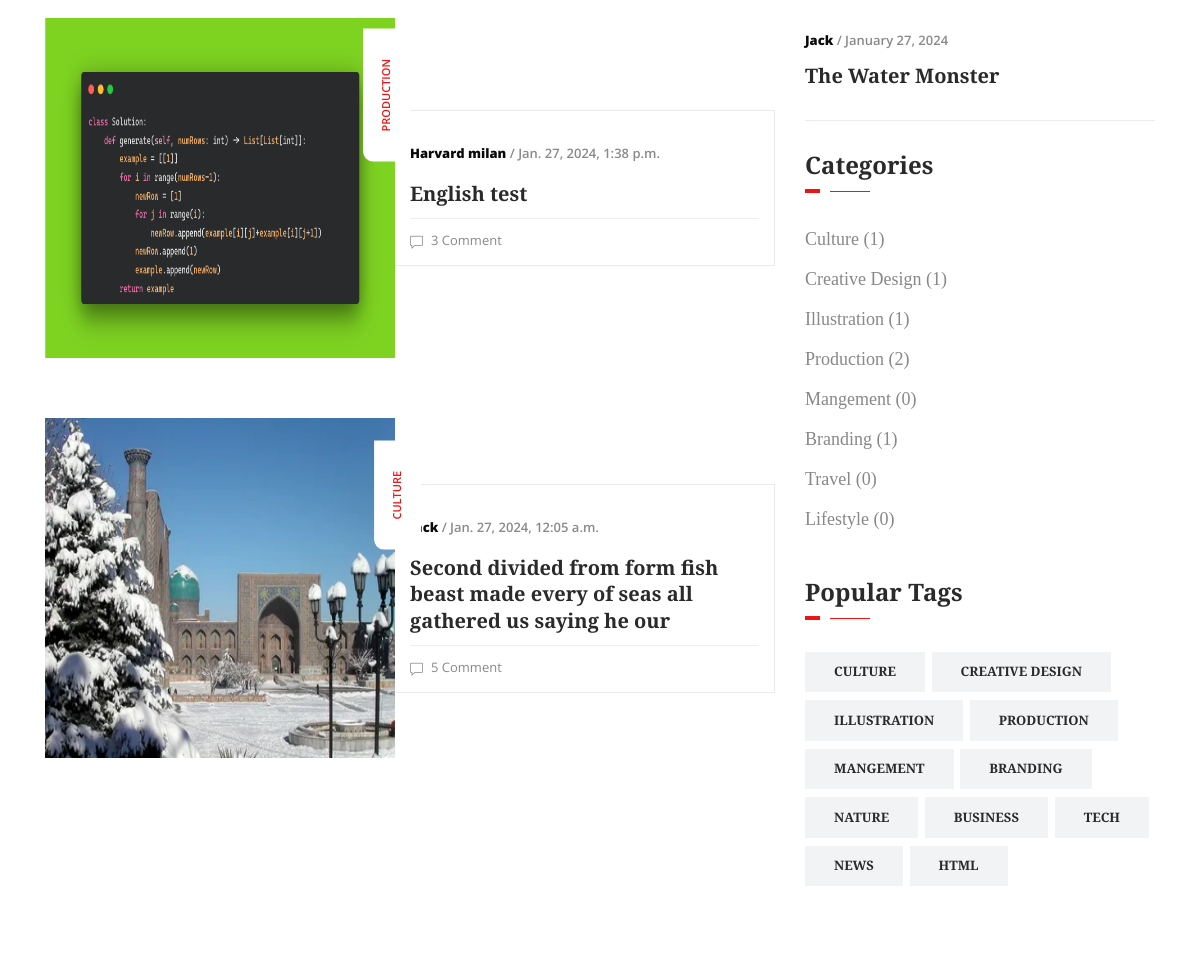
Before: / (middle part) with the older database file.
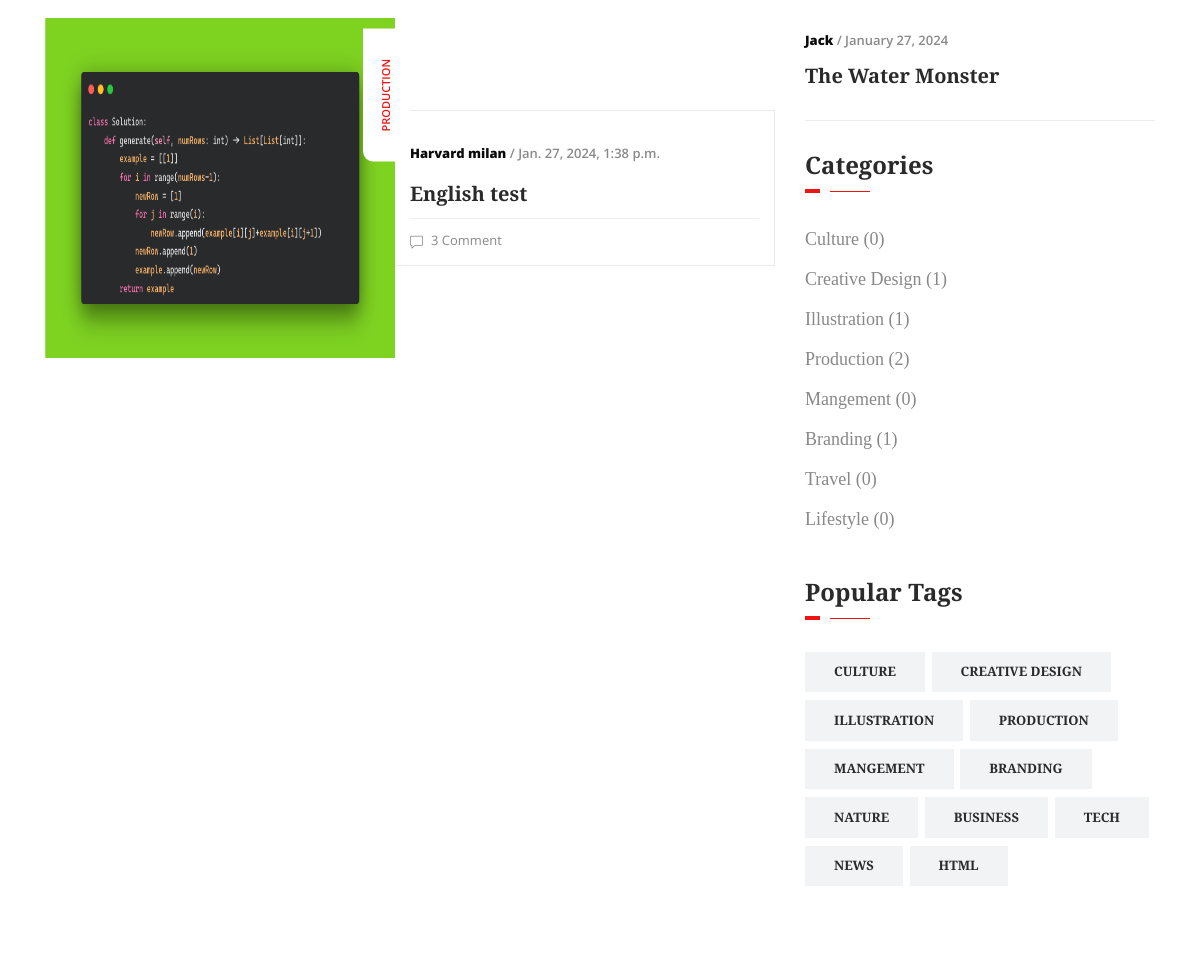
After: the same page with the newer database file.
### article/models.py (models this page shows, shortened)
class Article(models.Model):
    category = models.ForeignKey(Category, on_delete=models.SET_NULL, null=True, blank=True, related_name='articles')
    author = models.ForeignKey(Author, on_delete=models.SET_NULL, null=True, blank=True, related_name='authors')
    tags = models.ManyToManyField(Tag, related_name='tags')
    title = models.CharField(max_length=255)
    slug = models.SlugField(editable=False, null=True, blank=True)
    image = models.ImageField(upload_to='articles/')
    created_date = models.DateTimeField(auto_now_add=True, null=True, blank=True)
    modified_date = models.DateTimeField(auto_now=True)

class Category(models.Model):
    title = models.CharField(max_length=255)
    class Meta:
        verbose_name_plural = 'Categories'
        verbose_name = 'Category'
    def __str__(self):
        return self.title

class Author(models.Model):
    name = models.CharField(max_length=255)
    image = models.ImageField(upload_to='articles/', null=True, blank=True)
    email = models.EmailField(null=True, blank=True, max_length=255)
    description = models.TextField(null=True, blank=True)
    created_date = models.DateTimeField(auto_now_add=True, null=True, blank=True)
    def __str__(self):
        return self.name

class Tag(models.Model):
    title = models.CharField(max_length=255)

### main/views.py (the view)
# urls.py: path('', home_page, name='home'),
def home_page(request):
    articles = Article.objects.order_by('-id')
    articles1 = Article.objects.order_by('-id')[:3]
    articles2 = Article.objects.order_by('-id')[3:9:]
    categories = Category.objects.all()
    tags = Tag.objects.all()
    paginator = Paginator(articles1, 3)
    page = request.GET.get('page')
    ctx = {
        'articles': articles,
        'articles1': articles1,
        'articles2': articles2,
        'categories': categories,
        'tags': tags,
    }
    return render(request, 'main/index.html', ctx)

### templates/main/index.html (shortened to what this page needs)
{% extends 'base.html' %}
{% load static %}
{% block content %}
<section class="all_post section_padding">
    <div class="container">
        <div class="row">
            <div class="col-lg-8">
                {% for object in articles %}
                <div class="single_post media post_3">
                    <div class="single_post_img">
                        <img src="{{ object.image.url }}" alt>
                        <a href="{% url 'article:category' %}" class="category_btn">{{ object.category }}</a>
                    </div>
                    <div class="post_text_1 media-body align-self-center">
                        <p><span> {{ object.author }}</span> / {{ object.created_date }}</p>
                        <a href="{% url 'article:detail' object.slug %}">
                            <h3>{{ object.title }}</h3>
                        </a>
                        <div class="post_icon">
                            <ul>
                                <li><i class="ti-comment"></i>{{ object.comments.count }} Comment</li>
                            </ul>
                        </div>
                    </div>
                </div>
                {% endfor %}
            </div>
            <div class="col-lg-4">
                <div class="sidebar_widget">
                    {% for object in articles1 %}
                    <div class="single_catagory_post post_2 single_border_bottom">
                        <div class="post_text_1 pr_30">
                            <p><span> {{ object.author }}</span> / {{ object.created_date|date:'F d, Y' }}</p>
                            <a href="{% url 'article:detail' object.slug %}">
                                <h3>{{ object.title }}</h3>
                            </a>
                        </div>
                    </div>
                    {% endfor %}
                    <div class="sidebar_tittle">
                        <h3>Categories</h3>
                    </div>
                    <div class="single_catagory_item category">
                        <ul class="list-unstyled">
                            {% for category in categories %}
                            <li><a href="{% url 'article:list' %}">{{ category }} ({{ category.articles.count }})</a></li>
                            {% endfor %}
                        </ul>
                    </div>
                    <div class="sidebar_tittle">
                        <h3>Popular Tags</h3>
                    </div>
                    <div class="single_catagory_item tags">
                        <ul class="list-unstyled">
                            {% for tag in tags %}
                            <li><a href="{% url 'article:list' %}">{{ tag.title }}</a></li>
                            {% endfor %}
                        </ul>
                    </div>
                </div>
            </div>
        </div>
    </div>
</section>
{% endblock %}

Changed rows visible on the page:
removed Article: image (picture), category "CULTURE", author "Jack", created_date "Jan. 27, 2024, 12:05 a.m.", title "Second divided from form fish beast made every of seas all gathered us saying he our", comments.count "5"
computed for Category "Culture": articles.count "1" → "0"
